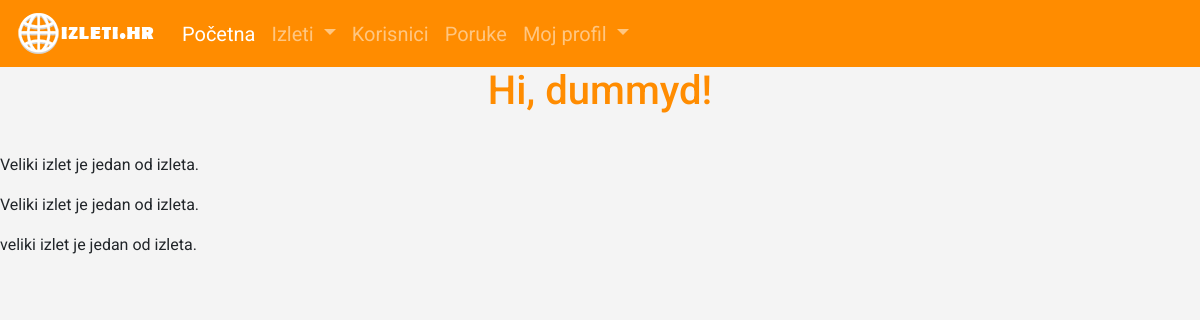
/svi_izleti (signed in), run on an earlier commit of the app's database.
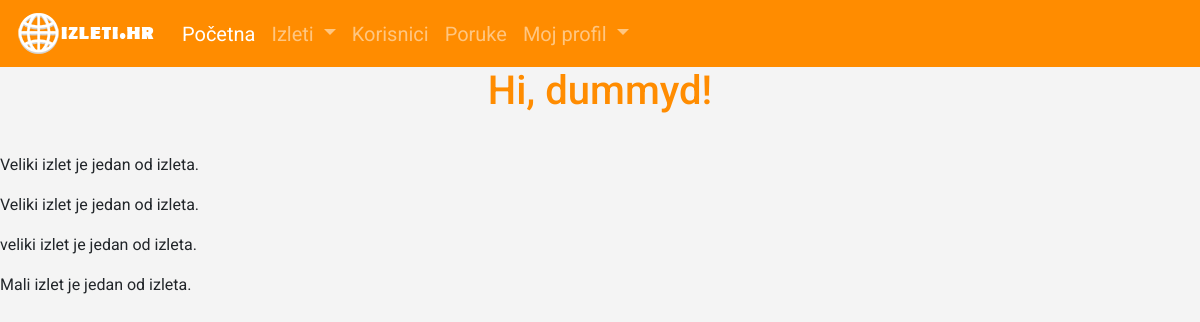
And on a later commit of the database.
### app/models.py (models this page shows, shortened)
class Izlet(db.Model):
    id=db.Column(db.Integer,primary_key=True)
    naziv=db.Column(db.String(100),index=True)
    cijena=db.Column(db.Float,nullable=True)
    lokacija=db.Column(db.String(100),nullable=True)
    datum_polaska=db.Column(db.DateTime,nullable=True)
    datum_povratka=db.Column(db.DateTime,nullable=True)
    timestamp = db.Column(db.DateTime, index=True, default=datetime.utcnow)
    opis=db.Column(db.String(500), nullable=True)
    creator_id = db.Column(db.Integer, db.ForeignKey('user.id'))
    sudionici=db.relationship("User", secondary=tablica_povezivanja)

### app/routes.py (the view)
@app.route('/svi_izleti')
@login_required
def svi_izleti():
    izleti=Izlet.query.all()
    return render_template('svi_izleti.html', title='Izleti',izleti=izleti)

### app/models.py (called while the page is built)
@login.user_loader
def load_user(id):
    return User.query.get(int(id))

### app/templates/svi_izleti.html
{% extends "base.html" %}
{% block content %}
    <h1>Hi, {{ current_user.username }}!</h1>
    {% for i in izleti %}
    <p>
    {{ i.naziv }} je jedan od izleta.
    </p>
    {% endfor %}
{% endblock %}

What changed in the data, as far as the page shows it:
added Izlet: naziv "Mali izlet"
